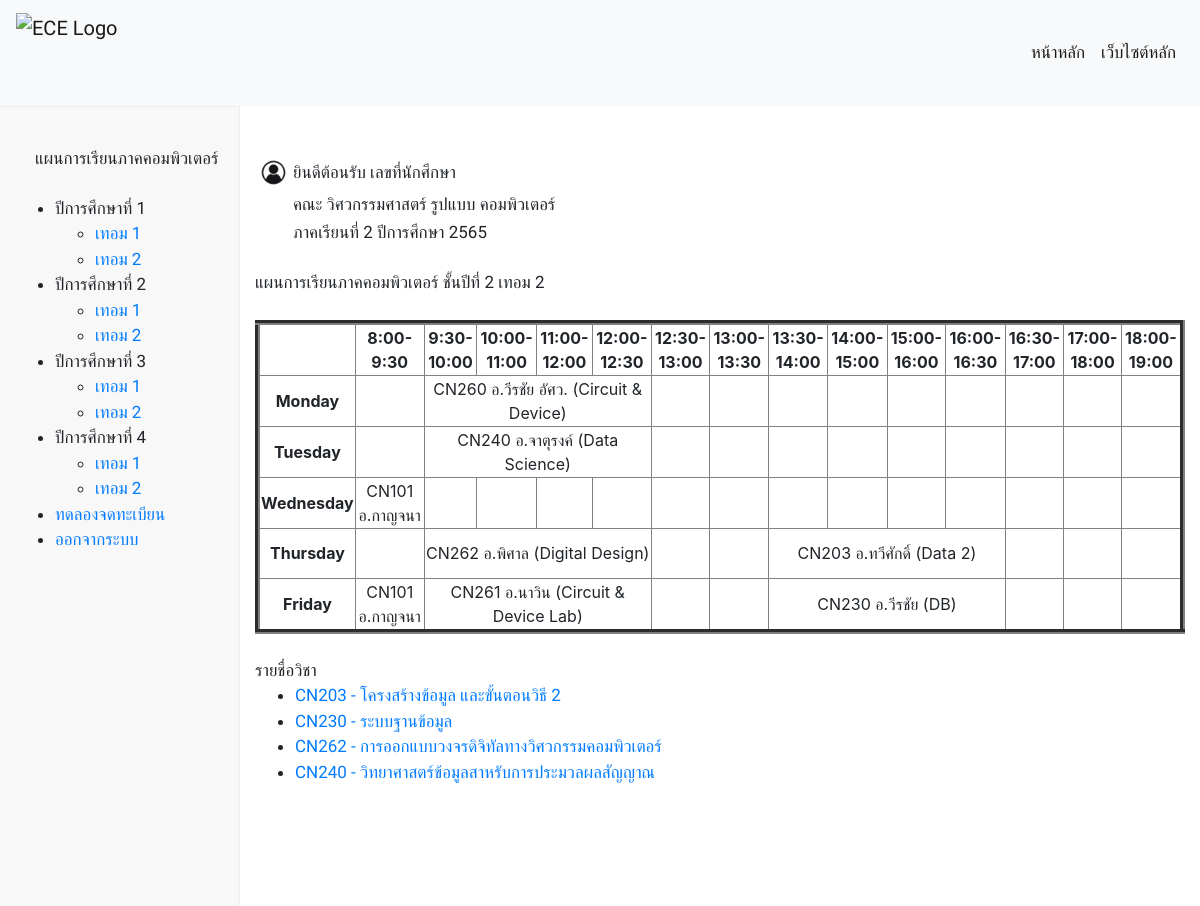
The app's page /two_termtwo/, older data.
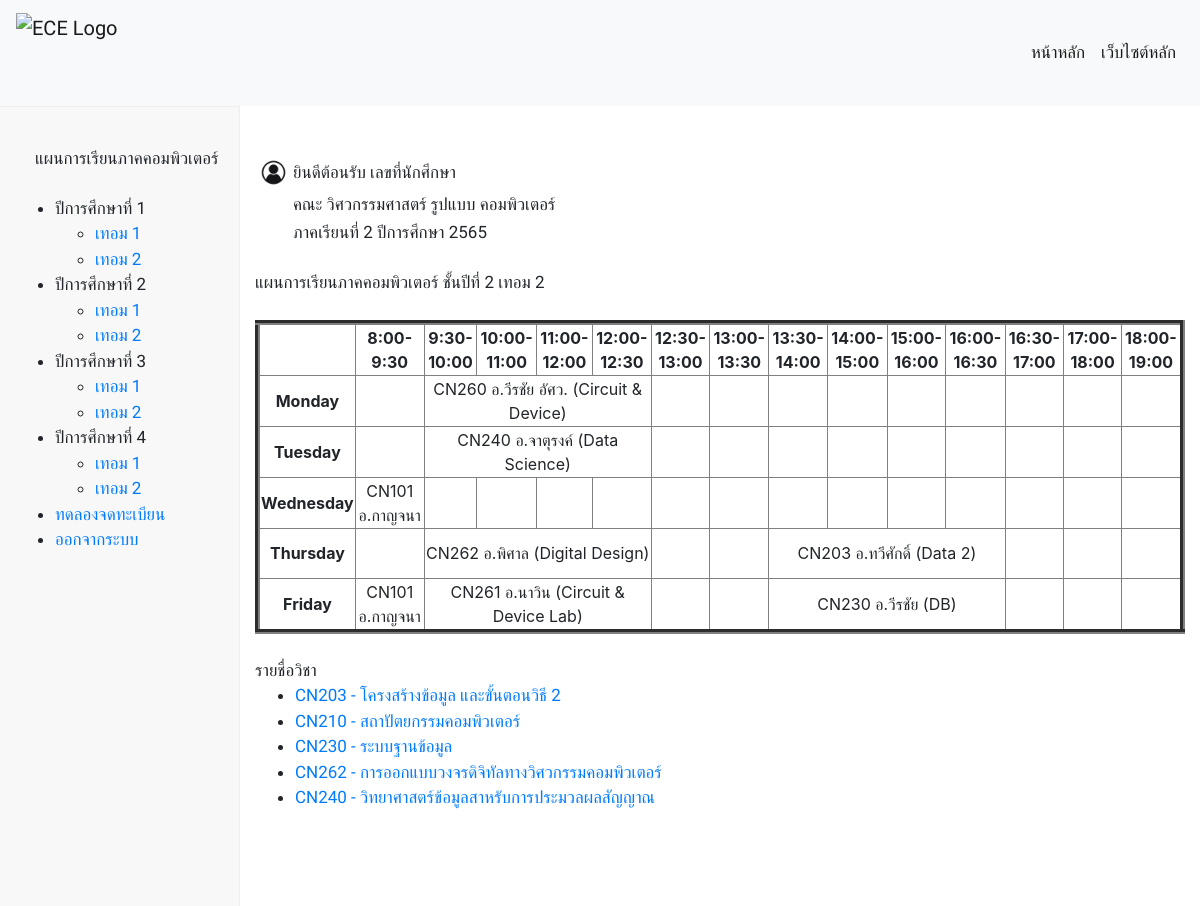
The same page, newer data.
### database/models.py (models this page shows, shortened)
class Subject(models.Model):
    S_id = models.CharField(max_length=25)
    S_name = models.CharField(max_length=50)
    S_credits = models.FloatField()
    S_detail = models.TextField()
    S_teacher = models.ForeignKey(Person, on_delete=models.CASCADE)
    pre_id = models.ManyToManyField(
        'self', blank=True, symmetrical=False, related_name='presub')
    post_id = models.ManyToManyField(
        'self', blank=True, symmetrical=False, related_name='postsub')
    same_id = models.ManyToManyField(
        'self', blank=True, symmetrical=False, related_name='samesub')
    term = models.CharField(max_length=25,null=True, blank=True,)

### subjectenroller/views.py (the view)
# urls.py: path('two_termtwo/', views.two_termtwo , name="two_termtwo"),
def two_termtwo(request):
    skills = Skill.objects.all()
    subject = Subject.objects.all()
    context = {'skills': skills,'subject': subject,}
    return render(request, 'subjectenroller/two_termtwo.html', context)

### subjectenroller/templates/subjectenroller/two_termtwo.html (shortened to what the changed rows need)
{% extends "subjectenroller/layout.html" %}
{% load static %}
{% block body %}
    <br>
    <br>
    <div style="display: flex; flex-direction: column;">
        <div class="container">
            <div class="row">
              <div class="col-auto">
                <table style="width:100%">
                    <tr>
                        <th><img src="/static/image/user.jpg" alt="userlogo" width="35" height="35"></th>
                    </tr>
                </table>
              </div>
            </div>
            <br>
            <br>
            <br>
        <br>
        <ul>
          {% for subject in subject %}
            {% if subject.term == '22' %}
            <li><a href="{% url 'detail' subject.S_id %}">{{ subject.S_id }} - {{ subject.S_name }}</a></li>
            {% endif %}
          {% endfor %}
        </ul>
{% endblock %}

Row changes from the older to the newer data that the page shows:
now on this page (row edited): Subject: S_id "CN210", S_name "สถาปัตยกรรมคอมพิวเตอร์"
